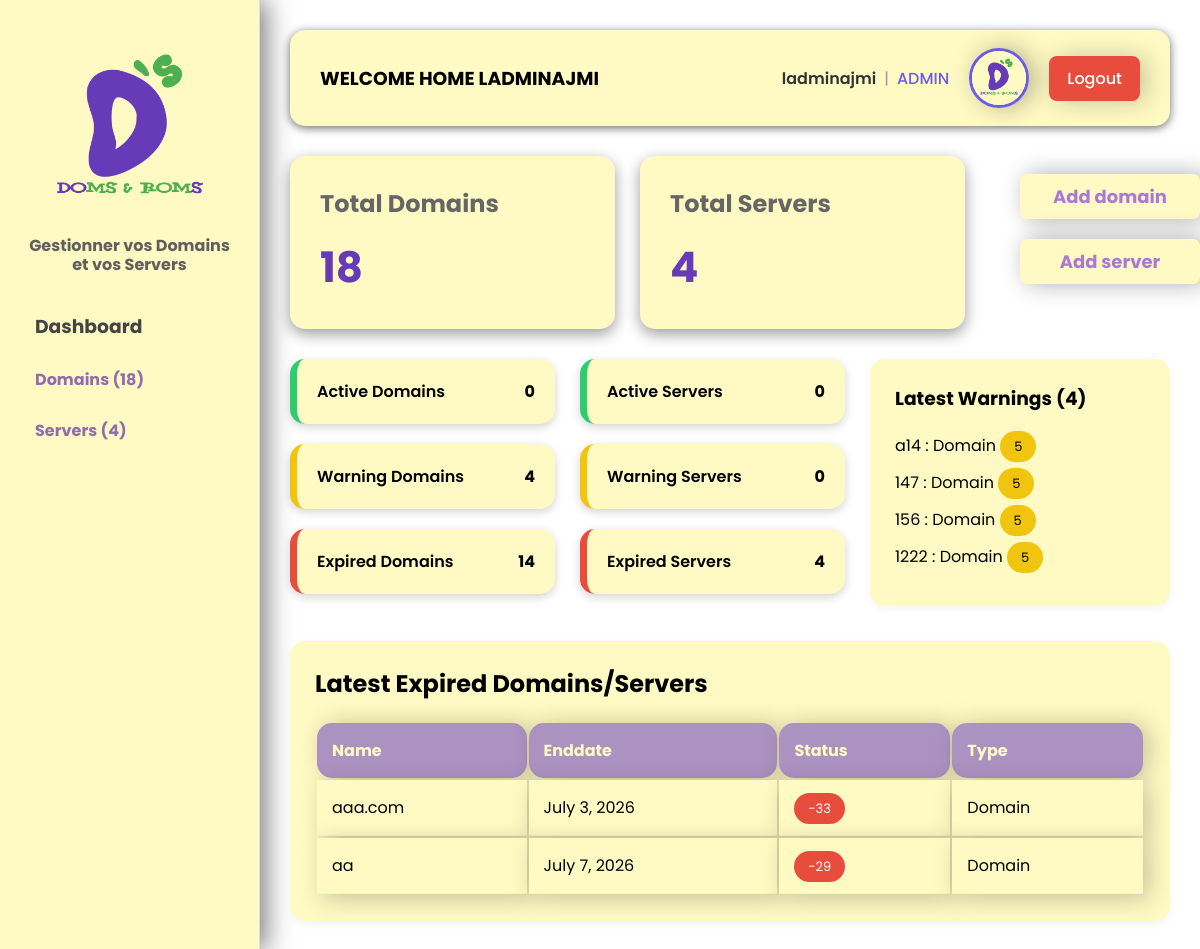
The page / (signed in) on the database its author committed.
### users/models.py (models this page shows, shortened)
class User(AbstractUser):
    ROLE_CHOICES = [
        ('admin', 'Admin'),]
    role = models.CharField(
        max_length=10,
        choices=ROLE_CHOICES,
        default='user'
    )

### domsnames/models.py (models this page shows)
class domsname(models.Model):
    id=models.BigAutoField(primary_key=True)
    name=models.CharField(max_length=50,default='')
    startdate=models.DateField(null=True, blank=True,default='NULL')
    enddate=models.DateField()
    email = models.EmailField(blank=True,default="amine@digest-media.agency")
    notification_30 = models.BooleanField(default=False)
    notification_15 = models.BooleanField(default=False)
    notification_7 = models.BooleanField(default=False)
    notification_1 = models.BooleanField(default=False)
    notification_expired = models.BooleanField(default=False)

### dashboard/views.py (the view)
# urls.py: path("", views.dashboard, name="dashboard"),]
@login_required(login_url="login")
def dashboard(request):
    domains = domsname.objects.all()
    servers = servername.objects.all()
    users=User.objects.all()
    if request.user.is_authenticated:
        username = request.user.username
        role= request.user.role
    else:
        username = "Guest"
        role= "guest"
    active_domains = 0
    warning_domains = 0
    expired_domains = 0
    active_servers = 0
    warning_servers = 0
    expired_servers = 0
    expired_list=[]
    leatest_expired=[]
    for domain in domains:
        domain_status = statut(domain.enddate)
        days=remaining(domain.enddate)
        if domain_status == "active":active_domains += 1
        elif domain_status == "warning":warning_domains += 1
        else:
            expired_list.append({
                "type": "Domain",
                "object": domain,
                "days": days})
            expired_domains += 1
    for server in servers:
        server_status = statut(server.enddate)
        days=remaining(server.enddate)
        if server_status == "active":active_servers += 1
        elif server_status == "warning":warning_servers += 1
        else:
            expired_list.append({
                "type": "Server",
                "object": server,
                "days": days})
            expired_servers += 1
    expired_list.sort(key=lambda x: x["days"])
    leatest_expired=expired_list[:len(expired_list)%4]
    l= []
    for domain in domains:
        days = remaining(domain.enddate)
        if 0 <= days <= 5:
            l.append({
                "type": "Domain",
                "object": domain,
                "days": days})
    for server in servers:
        days = remaining(server.enddate)
        if 0 <= days <= 10:
            l.append({
                "type": "Server",
                "object": server,
                "days": days})
    l.sort(key=lambda x: x["days"])
    close_to_expire = l[:4]
    close_to_expire_nbre =len(l)
    context = {
        "total_domains": domains.count(),
        "total_servers": servers.count(),
        "total_users": users.count(),
        "total_users": User.objects.count(),
        "active_domains": active_domains,
        "warning_domains": warning_domains,
        "expired_domains": expired_domains,
        "active_servers": active_servers,
        "warning_servers": warning_servers,
        "expired_servers": expired_servers,
        'role':role,
        'username':username,
        "expired_list":expired_list,
        "close_to_expire":close_to_expire,
        "close_to_expire_nbre":close_to_expire_nbre,
        "leatest_expired":leatest_expired,
        'expired_list':expired_list}
    return render(request, "dashboard.html", context)

### domsnames/services.py (called while the page is built)
def remaining(enddate):
    if isinstance(enddate, str):
        enddate=date.fromisoformat(enddate)
    return (enddate-date.today()).days

def statut(enddate):
    days=remaining(enddate)
    if days>30:
        return 'active'
    elif 0<days<=30:
        return 'warning'
    else:return 'expired'

### dashboard/templates/dashboard.html (shortened to what this page needs)
{% load static %}
<!DOCTYPE html>
<html lang="en">
<head>
    <link rel="stylesheet" href="{% static 'style.css' %}">
</head>
<body>
<div class="container">
    <aside class="sidebar">
<div class="sidebar-header">
    <div class="logo">
        <img src="{% static 'logo.png' %}" alt="Logo">
    </div>
        <div class="welcome">
        <span>Gestionner vos Domains <br>et vos Servers</span>
    </div>
</div>
        <nav>
            <a href=""><h3>Dashboard</h3></a>
            <a href="{% url 'domslist' %}"> <h4>Domains ({{total_domains}})</h4> </a>
            <a href="{% url 'serverlist' %}"><h4>Servers ({{total_servers}})</h4> </a>
        </nav>
    </aside>
    <main>
<header>
    <div class="uppertext">
        <h3>WELCOME HOME {{username|upper}}</h3>
    </div>
    <div class="top-user">
        <div class="user-details">
            <span class="username">{{ username }}</span>
            <span class="separator">|</span>
            <span class="role">{{ role|upper }}</span>
        </div>
        <div class="profile">
            <a href="{% url 'profil' %}">
                <img src="{% static 'profile.jpg' %}" alt="Profile">
            </a>
        </div>
        <a href="{% url 'logout' %}" class="logout-btn">
            Logout
        </a>
    </div>
</header>
        <section class="stats">
            <div class="big-card">
                <h2>Total Domains</h2>
                <span>{{total_domains}}</span>
            </div>
            <div class="big-card">
                <h2>Total Servers</h2>
                <span>{{total_servers}}</span>
            </div>
            <div class="actions">
                <a href="{% url 'domsadd' %}"><div class="button add"><button>Add domain</button></div></a>
                <a href="{% url 'serveradd' %}"><div class="button add"><button>Add server </button></div></a>
            </div>
        </section>
        <section class="status">
            <div class="status-column">
                <div class="status-card active">
                    Active Domains
                    <strong>{{active_domains}}</strong>
                </div>
                <div class="status-card warning">
                    Warning Domains
                    <strong>{{warning_domains}}</strong>
                </div>
                <div class="status-card expired">
                    Expired Domains
                    <strong>{{expired_domains}}</strong>
                </div>
            </div>
            <div class="status-column">
                <div class="status-card active">
                    Active Servers
                    <strong>{{active_servers}}</strong>
                </div>
                <div class="status-card warning">
                    Warning Servers
                    <strong>{{warning_servers}}</strong>
                </div>
                <div class="status-card expired">
                    Expired Servers
                    <strong>{{expired_servers}}</strong>
                </div>
            </div>
            <div class="warning-panel">
                <h3>Latest Warnings ({{close_to_expire_nbre}})</h3>
                <ul>
                    {% for i in close_to_expire %}
                    <li>{{i.object.name}} : {{i.type}}  <span class="badge warning">{{i.days}}</span></li>
                    {% endfor %}
                </ul>
            </div>
        </section>
        <section class="latest">
            <h2>Latest Expired Domains/Servers</h2>
            <table>
                <thead>
                    <tr>
                        <th>Name</th>
                        <th>Enddate</th>
                        <th>Status</th>
                        <th>Type</th>
                    </tr>
                </thead>
                <tbody>
                        {% for i in leatest_expired %}
                    <tr>
                        <td>{{i.object.name}}</td>
                        <td>{{i.object.enddate}}</td>
                        <td><span class="badge expired"> {{i.days}}</span></td>
                        <td>{{i.type}}</td>
                    </tr>
                    {%endfor%}
                </tbody>
            </table>
        </section>
    </main>
</div>
</body>
</html>

### dashboard/static/style.css (style rules this page uses)
* { margin:0; padding:0; box-sizing:border-box; font-family:Poppins,sans-serif; }
body { margin:0; position:relative; min-height:100vh; overflow-x:hidden; }
body::before { content:""; position:fixed; inset:0; background:url("ChatGPT\ Image\ Jul\ 22\,\ 2026\,\ 11_33_46\ AM.png") center center/cover no-repeat; filter:blur(10px); transform:scale(1.1); z-index:-2; }
.container { display:flex; min-height:100vh; }
.sidebar { width:260px; background:#FFFAC3; border-right:1px solid #ddd; padding:25px; box-shadow: 6px 0 25px rgba(0, 0, 0, 0.514); }
.sidebar-header { display: block; align-items: center; justify-content: space-between; margin-bottom: 30px; }
.logo { display: flex; justify-content: center; align-items: center; }
.logo img { max-width: 100%; max-height: 100%; object-fit: contain; }
.profile { width: 60px; height: 60px; }
.profile img { width: 100%; height: 100%; border-radius: 50%; object-fit: cover; border: 3px solid #6C5CE7; box-shadow: 6px 0 25px rgba(0, 0, 0, 0.288); }
.sidebar nav { display:flex; flex-direction:column; gap:10px; }
.sidebar nav h4 { margin-top:0px; color:#926cb1; }
.sidebar nav a { text-decoration:none; color:#444; padding:8px 10px; border-radius:8px; }
main { flex:1; padding:30px; }
header { background:#FFFAC3; border-radius:15px; padding:18px 30px; display:flex; justify-content:space-between; align-items:center; margin-bottom:30px; box-shadow:0 2px 10px rgba(0, 0, 0, 0.582); }
.stats { display:grid; grid-template-columns:2fr 2fr 1fr; gap:25px; }
.big-card { background:#FFFAC3; border-radius:15px; padding:30px; box-shadow:0 5px 15px rgba(0, 0, 0, 0.397); }
.big-card h2 { color:#666; margin-bottom:15px; }
.big-card span { font-size:42px; color:#673AB7; font-weight:bold; }
.actions { display:flex; flex-direction:column; gap: 20px; padding:18px 30px; width: 180px; }
.actions button { padding:15px; background:#FFFAC3; color:#ab79d4; border:none; border-radius:7px; cursor:pointer; width: 180px; height: 45px; font-weight:bold; font-size: large; line-height: 10px; box-shadow: 6px 0 25px rgba(0, 0, 0, 0.329); justify-self: center; }
.status { margin-top:30px; display:grid; grid-template-columns:1fr 1fr 300px; gap:25px; }
.status-column { display:flex; flex-direction:column; gap:20px; }
.status-card { background:#FFFAC3; border-radius:15px; padding:20px; display:flex; justify-content:space-between; align-items:center; font-weight:600; box-shadow:0 3px 10px rgba(0, 0, 0, 0.178); }
.active { border-left:7px solid #2ECC71; }
.warning { border-left:7px solid #F1C40F; }
.expired { border-left:7px solid #E74C3C; }
.warning-panel { background:#FFFAC3; border-radius:15px; padding:25px; box-shadow:0 3px 10px rgba(0,0,0,.05); }
.warning-panel ul { margin-top:20px; list-style:none; }
.warning-panel li { margin-bottom:12px; }
.latest { margin-top:35px; background:#FFFAC3; padding:25px; border-radius:15px; box-shadow:0 3px 10px rgba(0,0,0,.05); }
table { width:100%; margin-top:20px; }
th { text-align:left; border-radius: 15px; padding:15px; background:#AC92C1; color:#FFFAC3; box-shadow: 6px 0 25px rgba(0, 0, 0, 0.219); }
td { padding:15px; border-bottom:1px solid #eee; background-color: #FFFAC3; box-shadow: 6px 5px 25px rgba(0, 0, 0, 0.219); }
.badge { padding:6px 14px; border-radius:20px; color:white; font-size:13px; }
.badge.warning { background:#F1C40F; color:black; border:none; }
.badge.expired { background:#E74C3C; border:none; }
.top-user { display:flex; align-items:center; gap:20px; }
.user-details { display: flex; align-items: center; gap: 8px; font-size: 16px; }
.username { font-weight: 600; color: #2D3436; }
.separator { color: #999; }
.role { color: #6C5CE7; font-weight: 500; }
.logout-btn { background: #E74C3C; color: white; text-decoration: none; padding: 10px 18px; border-radius: 8px; font-weight: 500; box-shadow: 6px 1px 25px rgba(0, 0, 0, 0.219); }
.welcome span { color: #615e5e; display: block; font-weight: bolder; font-size: 1rem; text-align: center; line-height: 1.2; margin-top: 2px; }

### rows shown on the page
User: username "LADMINAJMI", username "ladminajmi", role "ADMIN"
domsname: object.name "a14", type "Domain", days "5"
domsname: object.name "147", type "Domain", days "5"
domsname: object.name "156", type "Domain", days "5"
domsname: object.name "1222", type "Domain", days "5"
domsname: object.name "aaa.com", object.enddate "July 3, 2026", days "-33", type "Domain"
domsname: object.name "aa", object.enddate "July 7, 2026", days "-29", type "Domain"

### other values the page prints
{{ total_domains }} "18"
{{ total_servers }} "4"
{{ active_domains }} "0"
{{ warning_domains }} "4"
{{ expired_domains }} "14"
{{ active_servers }} "0"
{{ warning_servers }} "0"
{{ expired_servers }} "4"
{{ close_to_expire_nbre }} "4"
